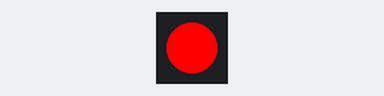
Recording of a sketch running on a simulated Arduino Uno, built with avr-gcc and run on an emulated ATmega328P. On the bench: 1 RGB LEDs in strip order, left to right.

Above: at 0.15 s.
At 2.48 s:
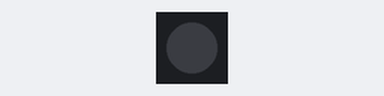
Timing chart, 0 to 3.0 s (numbered marks = the images above):
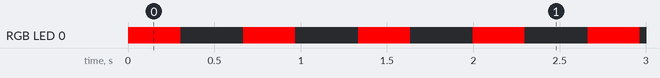

The sketch:

BlinkingTest.ino
```cpp
#include "FastLED.h"

CRGB leds[1];
void setup() {
  FastLED.addLeds<NEOPIXEL, 3>(leds, 1);
}
void loop() {
  leds[0] = CRGB::Red; FastLED.show(); delay(30);
  leds[0] = CRGB::Black; FastLED.show(); delay(30);
}
```

Measured:
- by itself, RGB LED 0: alternates RGB(255, 0, 0) for 0.30 s and off for 0.36 s
